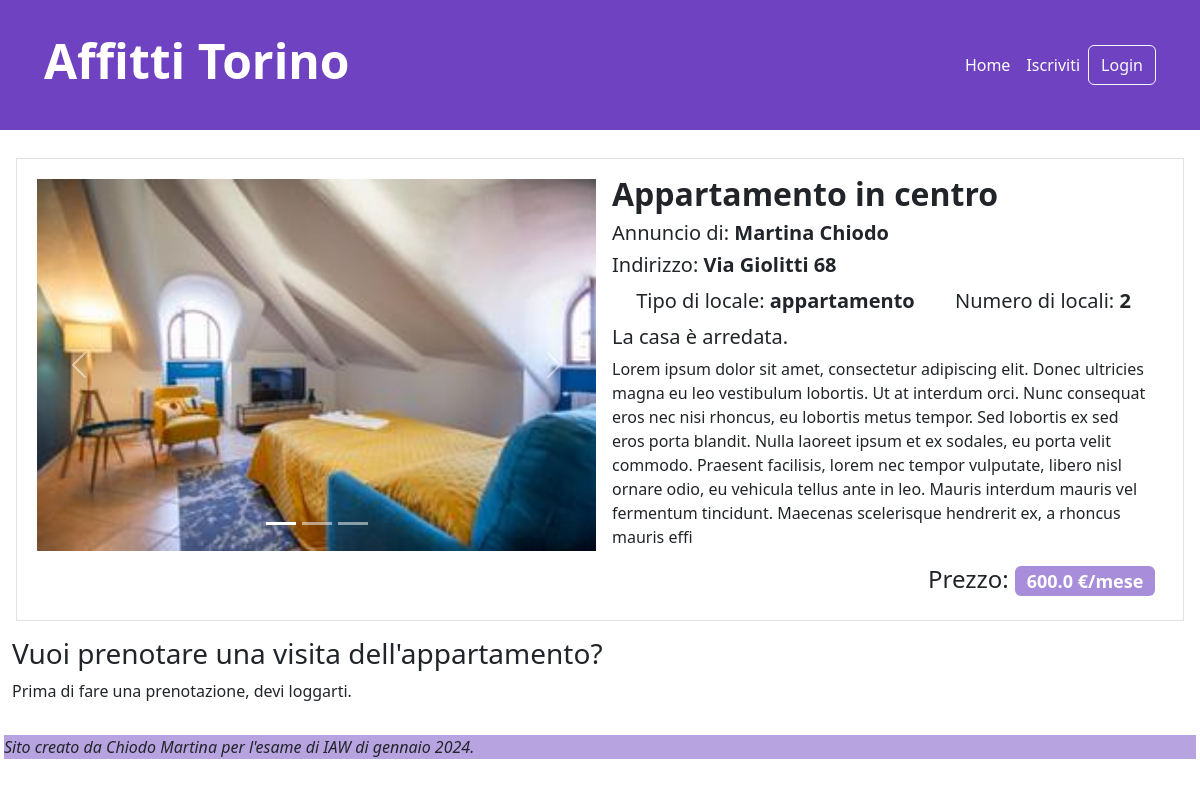
Page /annunci/1 on the committed database.
### tables this page shows
CREATE TABLE "annunci" (
	"id"	INTEGER NOT NULL UNIQUE,
	"titolo"	TEXT NOT NULL,
	"indirizzo"	TEXT NOT NULL,
	"tipo"	TEXT NOT NULL,
	"num_locali"	INTEGER NOT NULL,
	"id_locatore"	INTEGER NOT NULL,
	"descrizione"	TEXT NOT NULL,
	"arredata"	TEXT NOT NULL,
	"disponibile"	TEXT NOT NULL,
	"prezzo"	REAL NOT NULL,
	"foto1"	TEXT NOT NULL,
	"foto2"	TEXT,
	"foto3"	TEXT,
	"foto4"	TEXT,
	"foto5"	TEXT,
	PRIMARY KEY("id" AUTOINCREMENT)
);

CREATE TABLE "utenti" (
	"id"	INTEGER NOT NULL UNIQUE,
	"email"	TEXT NOT NULL UNIQUE,
	"password"	TEXT NOT NULL,
	"nominativo"	TEXT NOT NULL,
	"ruolo"	TEXT NOT NULL,
	PRIMARY KEY("id" AUTOINCREMENT)
);

### app.py (the view)
@app.route('/annunci/<int:id>')
def single_annuncio(id):
    annuncio_db = annunci_dao.get_annuncio_by_id(id)
    today = date.today()
    possibili_date = []
    slot_orari = ["9-12", "12-14", "14-17", "17-20"]
    for k in range(1,8):
        for slot in slot_orari:
            data = (today+timedelta(days=k)).strftime('%d/%m/%Y')
            disp = prenotazioni_dao.verifica_diponibilita_slot_orario(data, slot, id)
            possibili_date.append([data, slot, disp])
    return render_template('single_annuncio.html', annuncio=annuncio_db, possibili_date=possibili_date)

### annunci_dao.py (called while the page is built)
def get_annuncio_by_id(id_annuncio):
    conn = sqlite3.connect('db/database_esame.db')
    conn.row_factory = sqlite3.Row
    cursor = conn.cursor()
    sql = 'SELECT  annunci.id, titolo, indirizzo, tipo, num_locali, id_locatore, utenti.nominativo, descrizione, arredata, disponibile, prezzo, foto1, foto2, foto3, foto4, foto5 FROM annunci, utenti WHERE utenti.id=annunci.id_locatore AND annunci.id = ?'
    cursor.execute(sql, (id_annuncio,))
    ann = cursor.fetchone()
    cursor.close()
    conn.close()
    return ann

### prenotazioni_dao.py (called while the page is built)
def verifica_diponibilita_slot_orario(data, orario, id_annuncio):
    conn = sqlite3.connect('db/database_esame.db')
    conn.row_factory = sqlite3.Row
    cursor = conn.cursor()
    sql = 'SELECT * FROM prenotazioni WHERE id_annuncio = ? AND data = ? AND fascia_oraria = ? AND stato=?'
    cursor.execute(sql, (id_annuncio, data, orario, "ACCETTATA"))
    disp = cursor.fetchall()
    cursor.close()
    conn.close()
    disponibilita = False
    if disp == None or disp==[]:
        disponibilita = True
    return disponibilita

### templates/single_annuncio.html (shortened to what this page needs)
{% extends "base.html" %}
{% block content %}
<main>
    <section class="row m-1 p-3 border mb-3">
        <div class="col-md-6 p-1">
            <div id="carouselFotoAnnuncio" class="carousel slide">
                <div class="carousel-indicators">
                    <button type="button" data-bs-target="#carouselFotoAnnuncio" data-bs-slide-to="0" class="active" aria-current="true" aria-label="Slide 1"></button>
                    {%if annuncio.foto2!=""%}<button type="button" data-bs-target="#carouselFotoAnnuncio" data-bs-slide-to="1" aria-label="Slide 2"></button>{%endif%}
                    {%if annuncio.foto3!=""%}<button type="button" data-bs-target="#carouselFotoAnnuncio" data-bs-slide-to="2" aria-label="Slide 3"></button>{%endif%}
                </div>
                <div class="carousel-inner">
                    <div class="carousel-item active"><img src="{{url_for('static', filename= annuncio.foto1 )}}" class="d-block w-100" alt="Questa è la prima foto dell'annuncio"></div>
                </div>
                <button class="carousel-control-prev" type="button" data-bs-target="#carouselFotoAnnuncio" data-bs-slide="prev">
                <span class="carousel-control-prev-icon" aria-hidden="true"></span>
                </button>
                <button class="carousel-control-next" type="button" data-bs-target="#carouselFotoAnnuncio" data-bs-slide="next">
                <span class="carousel-control-next-icon" aria-hidden="true"></span>
                </button>
            </div>
        </div>
        <div class="col-md-6 d-flex">
        <section class="align-self-center">
            <h2><strong>{{annuncio.titolo |e}}</strong></h2>
            <h5>Annuncio di: <strong>{{annuncio.nominativo |e}}</strong></h5>
            <h5>Indirizzo: <strong>{{annuncio.indirizzo |e}}</strong></h5>
            <div class="d-lg-flex justify-content-around p-1">
                <h5>Tipo di locale: <strong>{{annuncio.tipo |e}}</strong></h5>
                <h5>Numero di locali: <strong>{{annuncio.num_locali |e}}</strong></h5>
            </div>
            <h5>La casa {%if annuncio.arredata == 'NO'%}non{%endif%} è arredata.</h5>
            <p>{{annuncio.descrizione |e}}</p>
            <div class="d-flex justify-content-end"><h4>Prezzo: <span class="badge prezzobadge"><strong>{{annuncio.prezzo |e}}</strong> €/mese</span></h4></div>
        </section>
        </div>
    </section>
    <section class="row my-2">
        <h3>Vuoi prenotare una visita dell'appartamento?</h3>
        {%if current_user.is_authenticated %}
        <form action ="{{ url_for('nuova_prenotazione', id_annuncio=annuncio['id']) }}" method="POST">
            <div class="row mb-3">
                <div class="col-md-6">
                    <label for="modalitàInput" class="form-label">Come vuoi visitare la casa?</label>
                    <select class="form-select" aria-label="Default select example" id="modalitàInput" name="mod_visita" required>
                        <option value="DI PERSONA">Di persona</option>
                        <option value="DA REMOTO">Da remoto</option>
                    </select>
                </div>
                <div class="col-md-6">
                    <label for="orarioInput" class="form-label">Quando?</label>
                    <select class="form-select" aria-label="Default select example" id="orarioInput" name="data_ora" required>
                        {%for slot in possibili_date%}
                            <option value={{slot[0]}}+{{slot[1]}} {%if not slot[2]%} disabled{%endif%}>Giorno: {{slot[0]}} - Slot orario: {{slot[1]}}</option>
                        {%endfor%}
                    </select>
                </div>
            </div>
            <div class="col-11 d-flex justify-content-end py-2">
                <button type="submit" class="btn btn-viola">Prenota</button>
            </div>
        </form>
        {%else%}
        <p>Prima di fare una prenotazione, devi loggarti.</p>
        {%endif%}
    </section>
</main>
{%endblock%}

### static/style.css (style rules this page uses)
.prezzobadge { background-color:#6e42c199; }

### rows in the picture
annunci: foto1 (picture), titolo "Appartamento in centro", indirizzo "Via Giolitti 68", tipo "appartamento", num_locali "2", descrizione "Lorem ipsum dolor sit amet, consectetur adipiscing elit. Donec ultricies magna eu leo vestibulum lobortis. Ut at interdum orci. Nunc consequat eros nec nisi rhoncus, eu lobortis metus tempor. Sed lobortis ex sed eros porta blandit. Nulla laoreet ipsum et ex sodales, eu porta velit commodo. Praesent facilisis, lorem nec tempor vulputate, libero nisl ornare odio, eu vehicula tellus ante in leo. Mauris interdum mauris vel fermentum tincidunt. Maecenas scelerisque hendrerit ex, a rhoncus mauris effi", prezzo "600.0"
utenti: nominativo "Martina Chiodo"
